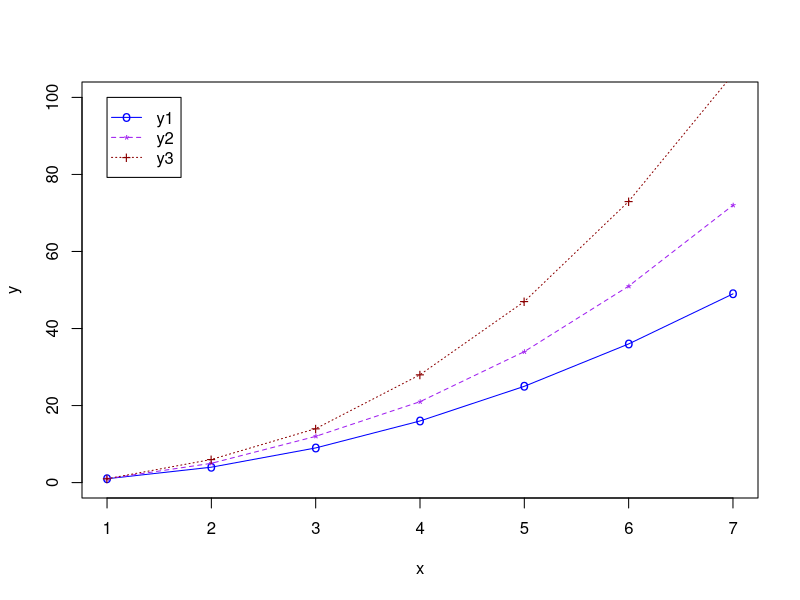
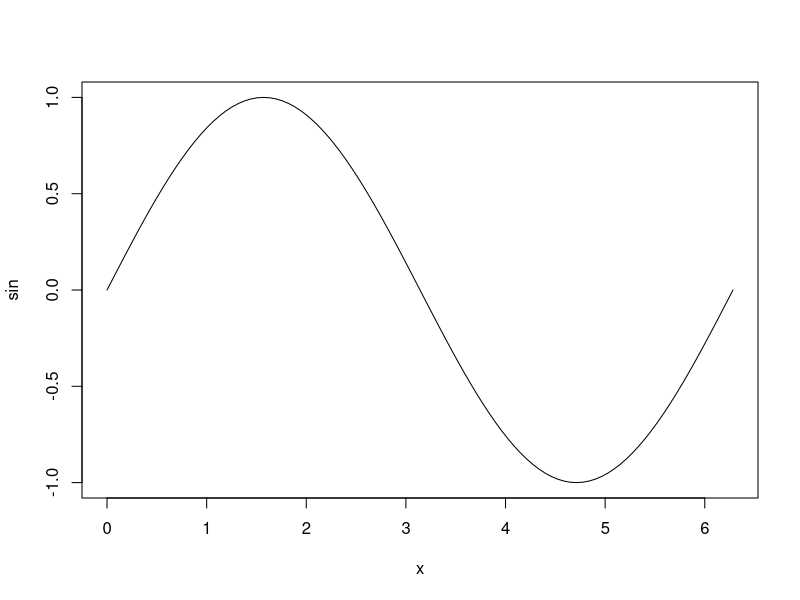
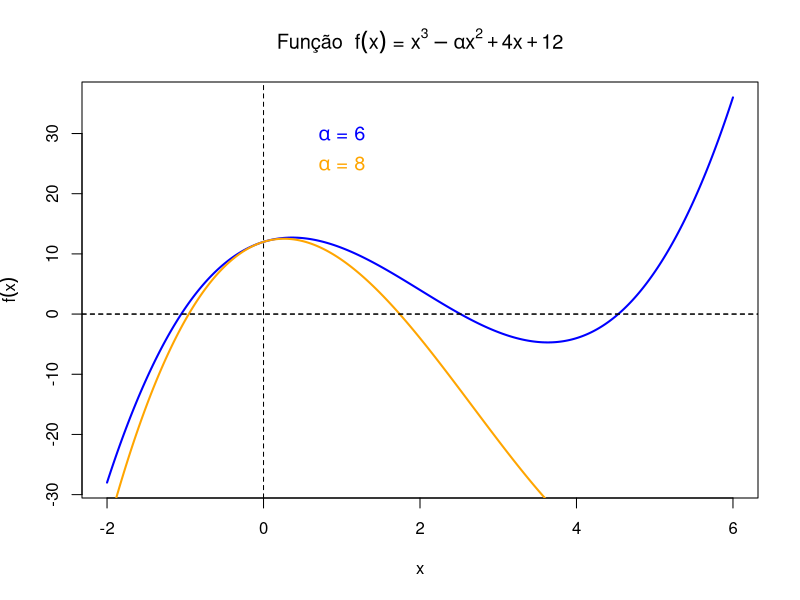
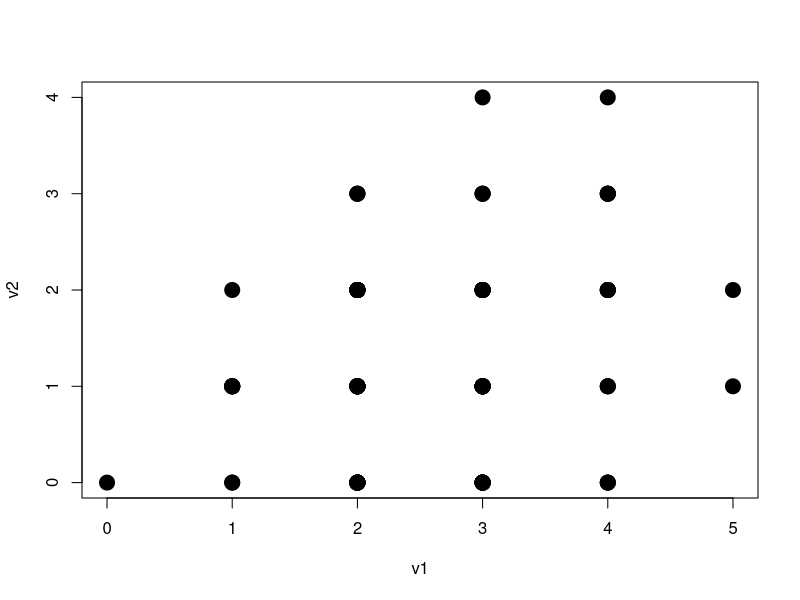
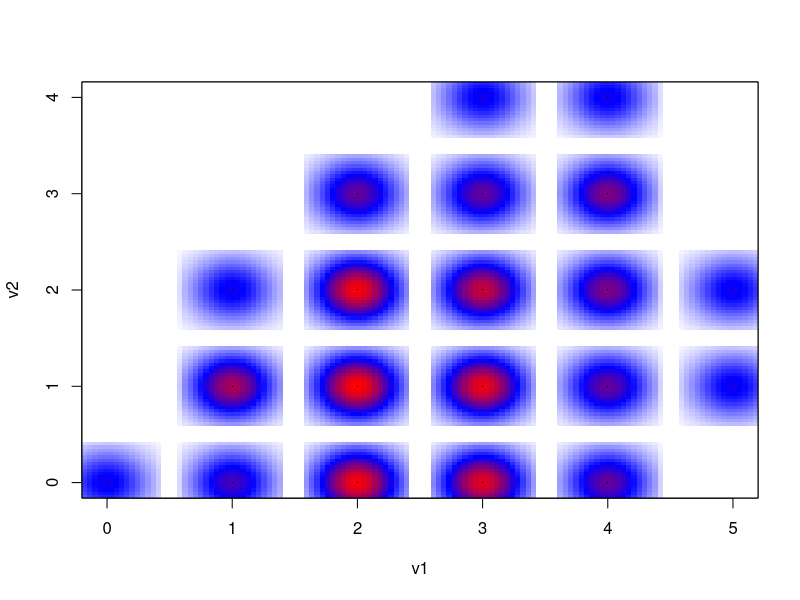
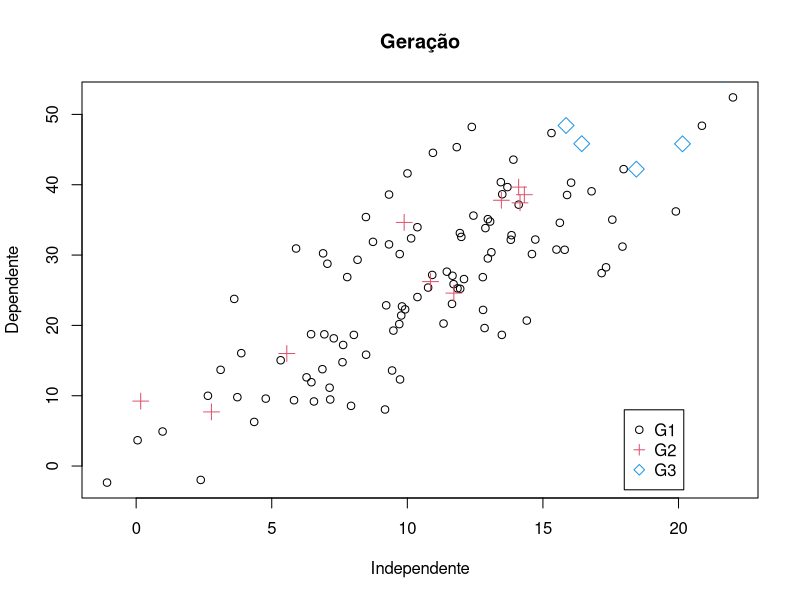
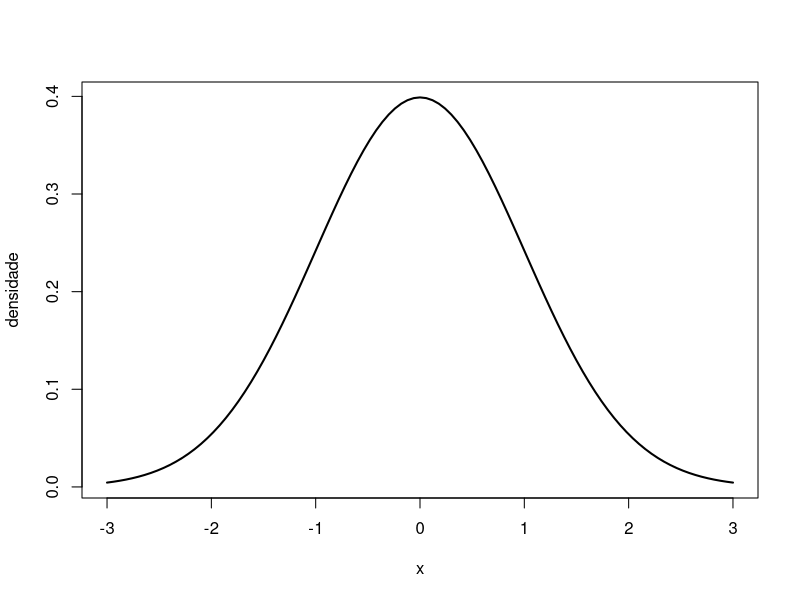
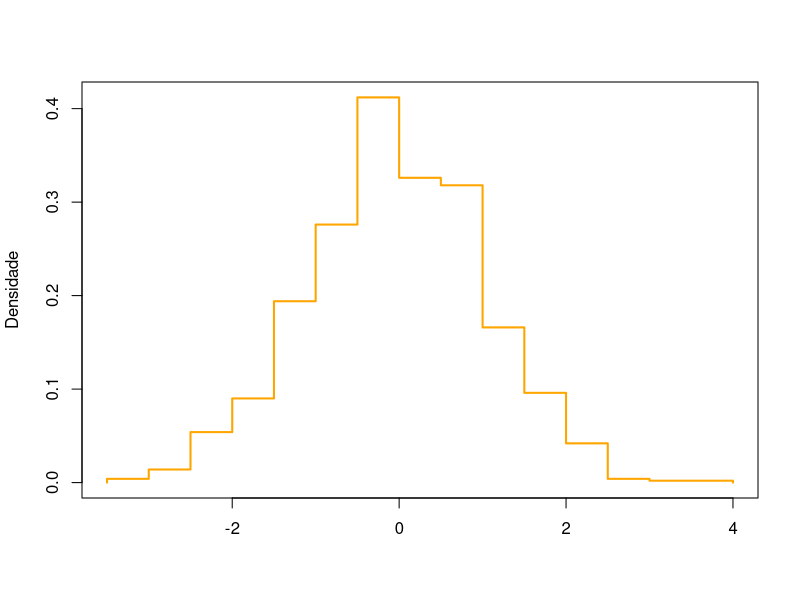

Recreate these plots in R, in order. (Note: this script raises an error after producing the figures.)

############################################################

#Definindo valores
x <-  c(1,2,3,4,5,6,7)

y1 <- c(1,4,9,16,25,36,49)
y2 <- c(1,5,12,21,34,51,72)
y3 <- c(1,6,14,28,47,73,106)

#Criando gráfico
plot(x, y1, type="o", col="blue", pch="o", lty=1, 
     ylim=c(0,100), ylab="y")

#Adicionando linhas e pontos
points(x, y2, col="purple", pch="*")
lines(x, y2, col="purple",lty=2)

points(x, y3, col="darkred",pch="+")
lines(x, y3, col="darkred", lty=3)

############################################################

#Adicionando legenda
legend(1,100,c("y1","y2","y3"),col=c("blue","purple", "darkred"),pch=c("o","*","+"),lty=c(1,2,3), ncol=1)


############################################################

plot(sin,0,2*pi)


############################################################


fx = function(x){ x^3 - a*x^2 + 4*x + 12}

a=6
plot(fx, from=-2, to=6, n=300, xlab="x", ylab=expression(f(x)), col="blue",lwd=2,main=expression(paste("Função  ",f(x)," = ",x^3-alpha*x^2+4*x+12)))

a=8
plot(fx, from=-2, to=6, n=300, xlab="x", ylab=expression(f(x)), col="orange",lwd=2,add=T)

abline(0,0,0,0,lty=2)

text(1,30,expression(paste(alpha," = 6")),cex=1.2,col="blue")  
text(1,25,expression(paste(alpha," = 8")),cex=1.2,col="orange") 

############################################################

set.seed(100)
#gerando variáveis
v1 <- rbinom(100,5,0.5)
v2 <- rbinom(100,5,0.25)

#plot tradicional
plot(v1,v2,cex=2,pch=19)


############################################################

#smoothScatter

Lab.palette <- colorRampPalette(c("white", "blue", "red"), space = "rgb")

smoothScatter(v1,v2,xlab="v1",ylab="v2",main="",
              colramp=Lab.palette)


############################################################

##GERAÇÃO DE VALORES ##
set.seed(1)
x <- rnorm(100,mean=10,sd=5)
y <- 2*x + rnorm(100,mean=5,sd=8)

x1 <- runif(10,0,15)
y1 <- 2*x1 + runif(10,-5,15)

x2 <- runif(10,15,25)
y2 <- 2.5*x2 - 1.0 + runif(10,-5,15)

#Gráfico
plot(x,y,xlab="Independente",ylab="Dependente",main="Geração")
points(x1,y1,col=2,pch=3,cex=1.5)
points(x2,y2,col=4,pch=5,cex=1.5)
legend(18,8,c("G1","G2","G3"),col=c(1,2,4),pch=c(1,3,5))


############################################################

plot(dnorm,from=-3,to=3,ylab="densidade",lwd=2)

############################################################

x=rnorm(1000)

y <- hist(x,plot = FALSE)

plot(c(y$breaks, max(y$breaks)), c(0, y$density, 0), col = "orange", type = "S",lwd = 2, lty = 1, xlab = " ",ylab = "Densidade", main = " ")

############################################################

x=rnorm(1000)

hist(x,prob=T,ylab="Densidade",main="",col="gray",border=NA)

points(density(x),type='l',lwd=2,col="red")

############################################################

z=seq(-3,3,length.out=1000)

dz=dnorm(z)

plot(z,dz,type='l',lwd=0,ylab=expression(phi(z)))

for (i in 1:length(z)){
  if (abs(z[i])>1) points(z[i],dz[i],type="h",col="blue")
  else  points(z[i],dz[i],type="h",col="gray")
}

############################################################

x = c(-1,1,1,-1,-1)
y = c(-1,-1,1,1,-1)

plot(x,y)

#preencimento da área
polygon(x,y,col='blue')

############################################################

x=seq(from=0,to=2*pi,length.out=100)

plot(sin(x),cos(x))

polygon(sin(x),cos(x),col='orange',border="red",
        lwd=2,lty=2)

############################################################

desvio <- 1;
x <- seq(-5,5,by=0.01)
y <- dnorm(x,sd=desvio)
z <- qnorm(0.95,sd=desvio)
plot(x,y,type="l",xaxt="n",ylab="densidade", xlab=expression(paste('Distribuição de ',bar(X))), axes=FALSE,ylim=c(0,max(y)*1.05),xlim=c(min(x),max(x)))
axis(1,at=c(-5,z,0,5), pos = c(0,0),
     labels=c(expression(' '),expression(bar(x)[critico]),
              expression(mu),expression(' ')))

axis(2)
xR <- seq(z,5,by=0.01)
yR <- dnorm(xR,sd=desvio)
polygon(c(xR,xR[length(xR)],xR[1]),c(yR,0, 0), col='blue')


############################################################

x=seq(-5,5,by=0.1)

y1=dnorm(x)
y2=dnorm(x,2,2)

plot(x,y1,type='n',ylab='densidade')
polygon(x,y1,col = rgb(red = 190, green = 190, blue = 190, alpha = 100, maxColorValue = 300), border = NA)

polygon(c(x,5),c(y2,0),col = rgb(red = 190, green = 190, blue = 190, alpha = 140, maxColorValue = 300), border = NA)


############################################################


x=rnorm(1000)

xi=seq(-3,3,by=0.01)

hist(x,prob=T,ylim=c(0,0.5),xlim=c(-3,3))
par(new=T)
plot(xi,dnorm(xi),ylim=c(0,0.5),xlim=
       c(-3,3),xlab="",ylab="",type="l",col="blue")



plot(1:10,1:10,type="n",axes=F,xlab="",ylab="")
windowsFonts(
  A=windowsFont("Arial Black"),
  B=windowsFont("Bookman Old Style"),
  C=windowsFont("Comic Sans MS"),
  D=windowsFont("Symbol")
)
text(3,3,"Visualização")
text(4,4,family="A","Visualização Arial Black")
text(5,5,family="B","Visualização Bookman Old Style")
text(6,6,family="C","Visualização Comic Sans MS")
text(7,7,family="D", "Visualização Symbol")

############################################################

par(mfrow=c(2,3)); for(i in 1:6) { plot(1:10) }

############################################################

jg <- layout(matrix(c(1,2,3,3), 2, 2, byrow=TRUE), 
             c(5,5), c(3,3),respect=T)

layout.show(jg)
for(i in 1:3) { barplot(1:10) }


############################################################

#setwd("C:\\...\\")

svg("test.svg"); plot(1:10, 1:10); dev.off()

pdf("test.pdf"); plot(1:10, 1:10); dev.off()
